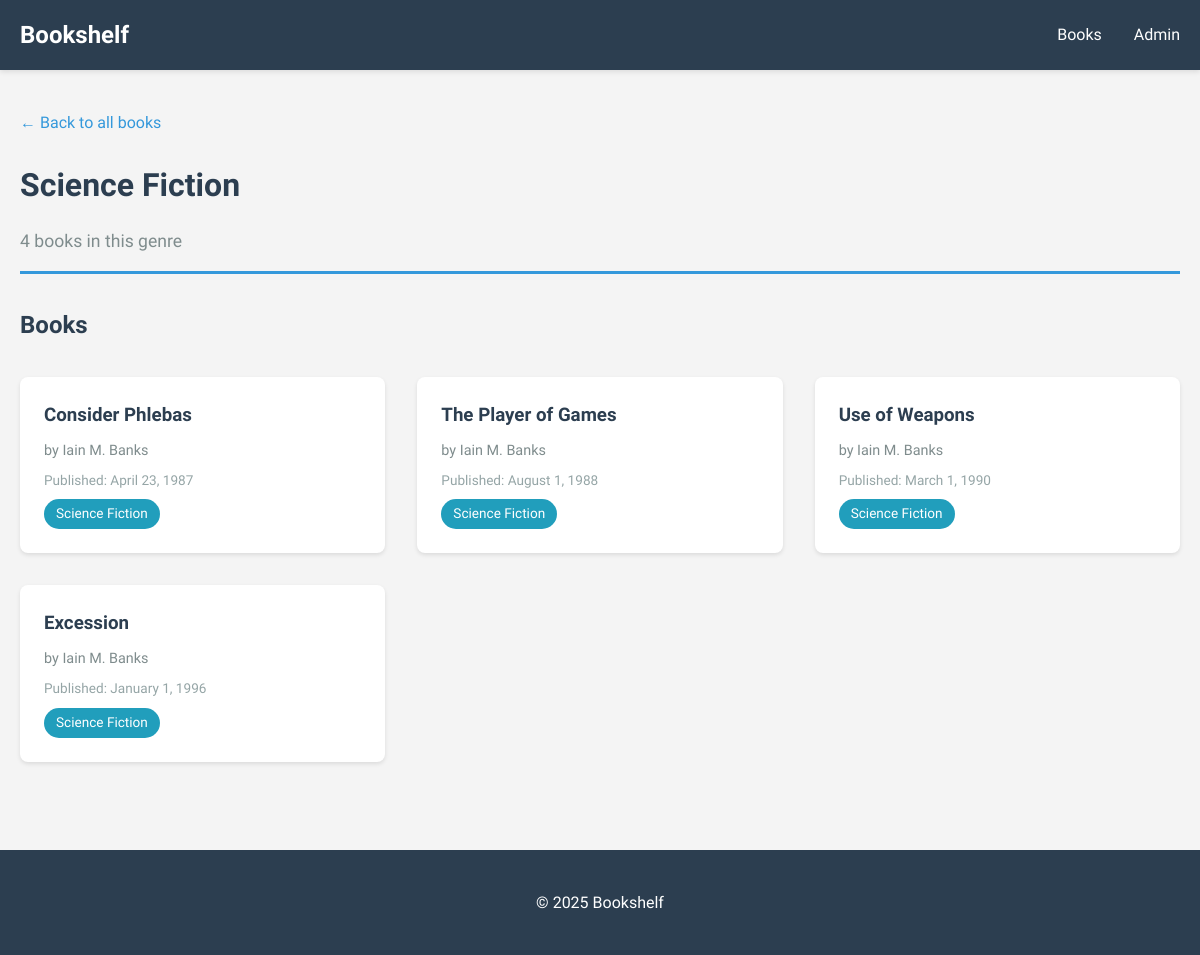
The app's page /genres/science-fiction/ with its own data.
### bookshelf/models.py (models this page shows, shortened)
class Genre(models.Model):
    name = models.CharField(max_length=100)
    slug = models.SlugField(max_length=100, unique=True)
    class Meta:
        ordering = ['name']

class Book(models.Model):
    title = models.CharField(max_length=200)
    slug = models.SlugField(max_length=200, unique=True)
    summary = models.TextField()
    published_date = models.DateField()
    author = models.ForeignKey(Author, on_delete=models.CASCADE, related_name='books')
    genres = models.ManyToManyField(Genre, related_name='books')
    class Meta:
        ordering = ['published_date']

class Author(models.Model):
    name = models.CharField(max_length=200)
    bio = models.TextField()
    slug = models.SlugField(max_length=200, unique=True)
    class Meta:
        ordering = ['name']

### bookshelf/views.py (the view)
# urls.py: path('genres/<slug:slug>/', views.genre_detail, name='genre_detail'),
def genre_detail(request, slug):
    genre = get_object_or_404(Genre, slug=slug)
    return render(request, 'bookshelf/genre_detail.html', {'genre': genre})

### bookshelf/templates/bookshelf/genre_detail.html (shortened to what this page needs)
{% extends 'bookshelf/base.html' %}
{% block content %}
<a href="{% url 'book_list' %}" class="back-link">&larr; Back to all books</a>
<div class="genre-detail">
    <div class="genre-header">
        <h1>{{ genre.name }}</h1>
        <p class="genre-count">{{ genre.books.count }} book{{ genre.books.count|pluralize }} in this genre</p>
    </div>
    <div class="genre-books">
        <h2>Books</h2>
        {% if genre.books.all %}
        <div class="books-grid">
            {% for book in genre.books.all %}
                {% include 'bookshelf/includes/book_card.html' %}
            {% endfor %}
        </div>
        {% else %}
        <p class="no-books">No books tagged with this genre yet.</p>
        {% endif %}
    </div>
</div>
{% endblock %}

### bookshelf/templates/bookshelf/includes/book_card.html (shortened to what this page needs)
<div class="book-card">
  <h3><a href="{% url 'book_detail' book.slug %}">{{ book.title }}</a></h3>
  <p class="author">
    by
    <a href="{% url 'author_detail' book.author.slug %}"
      >{{ book.author.name }}</a
    >
  </p>
  <p class="published-date">
    Published: {{ book.published_date|date:"F j, Y" }}
  </p>
  <div class="genres">
    {% for genre in book.genres.all %}
    <a href="{% url 'genre_detail' genre.slug %}" class="genre-tag"
      >{{ genre.name }}</a
    >
    {% endfor %}
  </div>
</div>

### bookshelf/templates/bookshelf/includes/book_card.html (style rules this page uses)
.book-card { background: white; border-radius: 8px; padding: 1.5rem; box-shadow: 0 2px 4px rgba(0, 0, 0, 0.1); transition: transform 0.3s, box-shadow 0.3s; }
.book-card h3 { margin-bottom: 0.5rem; color: #2c3e50; }
.book-card h3 a { color: #2c3e50; text-decoration: none; }
.book-card .author { color: #7f8c8d; font-size: 0.9rem; margin-bottom: 0.5rem; }
.book-card .author a { color: #7f8c8d; text-decoration: none; }
.book-card .genres { display: flex; flex-wrap: wrap; gap: 0.5rem; margin-top: 0.5rem; }
.book-card .genre-tag { background-color: #219ebc; color: white; padding: 0.25rem 0.75rem; border-radius: 15px; font-size: 0.85rem; text-decoration: none; transition: background-color 0.3s; }
.book-card .published-date { color: #95a5a6; font-size: 0.85rem; margin-top: 0.5rem; }

### records on screen
Genre: name "Science Fiction", books.count "4"
Book: title "Consider Phlebas", author.name "Iain M. Banks", published_date "April 23, 1987"
Book: title "The Player of Games", author.name "Iain M. Banks", published_date "August 1, 1988"
Book: title "Use of Weapons", author.name "Iain M. Banks", published_date "March 1, 1990"
Book: title "Excession", author.name "Iain M. Banks", published_date "January 1, 1996"
